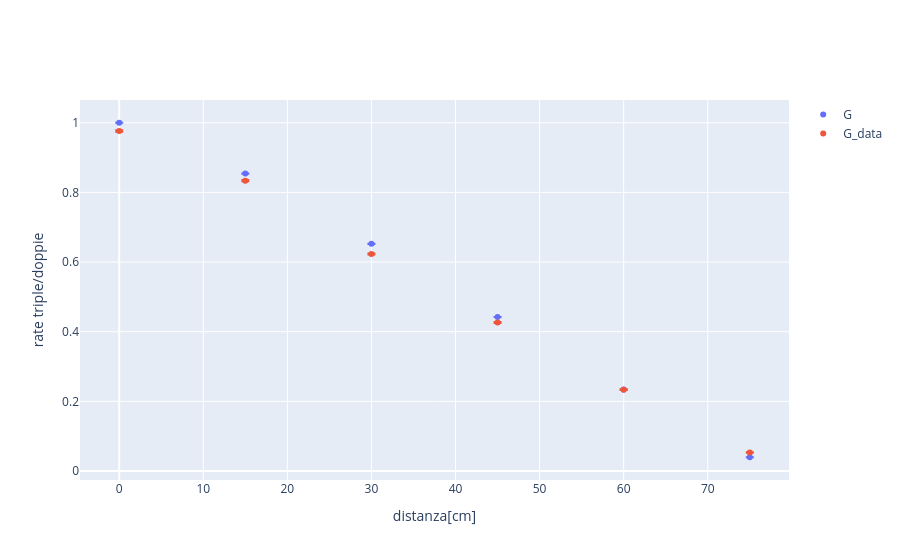

Write notebook code for a chart like this one.
### Markdown cell above
# Giunone

### Code cell
tG_S = np.array(sim_G['triple'])
dG_S = np.array(sim_G['doppie'])
tG = np.array(df_G[' pgm_triple'])
dG = np.array(df_G[' pm_doppie'])

err_data = [ float(frac([tG[i], dG[i]])) for i in range(len(tG))]
err_sim = [ float(frac([tG_S[i], dG_S[i]])) for i in range(len(tG_S))]

fig = go.Figure()

fig.add_trace( go.Scatter( x = sim_G['Mx'] , y = ((sim_G['triple'])/(sim_G['doppie'])) , mode = 'markers' , name = 'G' , error_y = dict( type='data' , array=err_sim, visible = True)))

fig.add_trace( go.Scatter( x = df_G['g_distanza[cm]'] , y = ((df_G[' pgm_triple'])/(df_G[' pm_doppie'])) , mode = 'markers' , name = 'G_data' , error_y = dict( type='data' , array=err_data , visible = True)))

fig.update_xaxes( title_text = 'distanza[cm]')
fig.update_yaxes( title_text = 'rate triple/doppie')
fig.show()

### Figure 1 — Plotly figure (JSON) as saved in the notebook; plotly's stock layout.template omitted (floating-point values rounded to 4 significant figures)
{"data": [{"error_y": {"array": [0.0002515, 0.0002287, 0.0001975, 0.0001649, 0.0001305, 7.96e-05], "type": "data", "visible": true}, "mode": "markers", "name": "G", "type": "scatter", "x": [0, 15, 30, 45, 60, 75], "y": [1.0, 0.854, 0.6522, 0.4421, 0.2341, 0.03953]}, {"error_y": {"array": [0.002063, 0.001862, 0.001587, 0.001348, 0.001066, 0.0007013], "type": "data", "visible": true}, "mode": "markers", "name": "G_data", "type": "scatter", "x": [0, 15, 30, 45, 60, 75], "y": [0.9765, 0.8338, 0.6233, 0.4266, 0.2335, 0.05311]}], "layout": {"xaxis": {"title": {"text": "distanza[cm]"}}, "yaxis": {"title": {"text": "rate triple/doppie"}}}}
